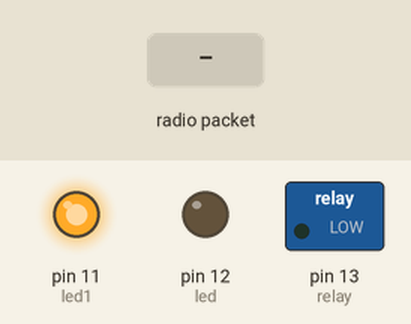
A sketch run on a simulated Arduino Uno, built with avr-gcc and run on an emulated ATmega328P. On the bench: switched loads named in the sketch (green lamp = pin HIGH), output pins drawn as LEDs (lit = HIGH). The inputs (shaded band) are chosen by the test bench. No radio packets arrive unless stated; what the sketch prints to the serial monitor is not drawn.

Above: at 1.2 s.
1.3 s: radio packet "1" arrives
Timing chart, 0 to 4.3 s (numbered marks = the images above; inputs shaded):
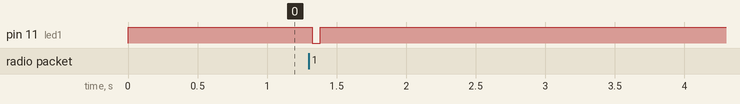

The sketch:

Server_dieu_khien.ino
```cpp
#include <VirtualWire.h>
byte msg[VW_MAX_MESSAGE_LEN];
byte msgLen = VW_MAX_MESSAGE_LEN;
int relay = 13;
int led = 12;
int led1 = 11;
unsigned long time1 = 0;
unsigned long time2 = 0;
unsigned long time3 = 0;
int tem = 0;
void setup() {
  // put your setup code here, to run once:
 Serial.begin(9600);
  Serial.println("READY..........");
  vw_setup(1024);
  vw_set_rx_pin(2);
  vw_rx_start();
  pinMode(relay, OUTPUT);
  pinMode(led, OUTPUT);
  pinMode(led1, OUTPUT);
}

void loop() {
  // put your main code here, to run repeatedly:
if (vw_get_message(msg, &msgLen))
  {
      digitalWrite(led1, LOW);
     // digitalWrite(relay, msg[0]);
      digitalWrite(led, msg[1]);
      if(msg[0]==1 && time1==0){
          time1 = millis()/1000;
     // }
     // if(msg[0]==1 && time2==0){
          time2 =time1;
      }
      if(msg[0]==1 && (millis()/1000)-time1>=5 && tem==0)
      digitalWrite(relay, HIGH);
      digitalWrite(led, msg[1]);
      if(msg[0]==0){
        time1=0;
        digitalWrite(relay, LOW);
      }
      if(millis()/1000 - time2 >= 10){
        time2=0;
        tem=1;
        digitalWrite(relay, LOW);
      }
      if(msg[0]==0){
        time1=0;
        tem=0;
        digitalWrite(relay, LOW);
      }
  time3 = millis()/1000;
  }
  else{
    digitalWrite(led1, HIGH);
      if(digitalRead(relay)==HIGH){
        if( millis()/1000 - time3 == 10){
           digitalWrite(relay, LOW);

        }
      }
  }
  Serial.print("time:");
   Serial.print(millis()/1000);
   Serial.print("  relay:");
   Serial.print(digitalRead(relay));
  Serial.print("    ");
  Serial.print(msg[0]);
  Serial.print("   time1: ");
  Serial.print(time1);
    Serial.print("   time2: ");
  Serial.print(time2);
    Serial.print("   time3: ");
  Serial.print(time3);
  Serial.println("");
  }
```

Measured:
- after the input at 1.3 s, pin 11 (led1): HIGH → LOW at once, → HIGH 0.06 s later
